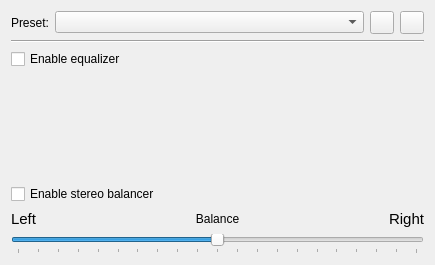
<?xml version="1.0" encoding="UTF-8"?>
<ui version="4.0">
 <class>Equalizer</class>
 <widget class="QDialog" name="Equalizer">
  <property name="geometry">
   <rect>
    <x>0</x>
    <y>0</y>
    <width>435</width>
    <height>265</height>
   </rect>
  </property>
  <property name="windowTitle">
   <string>Equalizer</string>
  </property>
  <property name="windowIcon">
   <iconset resource="../../data/icons.qrc">
    <normaloff>:/icons/64x64/com.goshapps.Orange.png</normaloff>:/icons/64x64/com.goshapps.Orange.png</iconset>
  </property>
  <layout class="QVBoxLayout" name="verticalLayout">
   <item>
    <layout class="QHBoxLayout" name="horizontalLayout">
     <item>
      <widget class="QLabel" name="label_preset">
       <property name="text">
        <string>Preset:</string>
       </property>
      </widget>
     </item>
     <item>
      <widget class="QComboBox" name="preset">
       <property name="sizePolicy">
        <sizepolicy hsizetype="Expanding" vsizetype="Fixed">
         <horstretch>0</horstretch>
         <verstretch>0</verstretch>
        </sizepolicy>
       </property>
      </widget>
     </item>
     <item>
      <widget class="QToolButton" name="preset_save">
       <property name="toolTip">
        <string>Save preset</string>
       </property>
      </widget>
     </item>
     <item>
      <widget class="QToolButton" name="preset_del">
       <property name="toolTip">
        <string>Delete preset</string>
       </property>
      </widget>
     </item>
    </layout>
   </item>
   <item>
    <widget class="Line" name="line">
     <property name="orientation">
      <enum>Qt::Orientation::Horizontal</enum>
     </property>
    </widget>
   </item>
   <item>
    <widget class="QCheckBox" name="enable_equalizer">
     <property name="toolTip">
      <string>You need to restart playback for this setting to take affect.</string>
     </property>
     <property name="text">
      <string>Enable equalizer</string>
     </property>
    </widget>
   </item>
   <item>
    <widget class="QWidget" name="slider_container" native="true">
     <property name="enabled">
      <bool>false</bool>
     </property>
     <property name="sizePolicy">
      <sizepolicy hsizetype="Preferred" vsizetype="Expanding">
       <horstretch>0</horstretch>
       <verstretch>0</verstretch>
      </sizepolicy>
     </property>
     <layout class="QHBoxLayout" name="horizontalLayout_2"/>
    </widget>
   </item>
   <item>
    <widget class="QCheckBox" name="enable_stereo_balancer">
     <property name="toolTip">
      <string>You need to restart playback for this setting to take affect.</string>
     </property>
     <property name="text">
      <string>Enable stereo balancer</string>
     </property>
    </widget>
   </item>
   <item>
    <layout class="QHBoxLayout" name="slider_label_layout">
     <item>
      <widget class="QLabel" name="label_left">
       <property name="font">
        <font>
         <pointsize>11</pointsize>
        </font>
       </property>
       <property name="text">
        <string>Left</string>
       </property>
       <property name="alignment">
        <set>Qt::AlignmentFlag::AlignBottom</set>
       </property>
      </widget>
     </item>
     <item>
      <widget class="QLabel" name="label_balance">
       <property name="text">
        <string>Balance</string>
       </property>
       <property name="alignment">
        <set>Qt::AlignmentFlag::AlignCenter</set>
       </property>
      </widget>
     </item>
     <item>
      <widget class="QLabel" name="label_right">
       <property name="font">
        <font>
         <pointsize>11</pointsize>
        </font>
       </property>
       <property name="text">
        <string>Right</string>
       </property>
       <property name="alignment">
        <set>Qt::AlignmentFlag::AlignBottom|Qt::AlignmentFlag::AlignRight|Qt::AlignmentFlag::AlignTrailing</set>
       </property>
      </widget>
     </item>
    </layout>
   </item>
   <item>
    <widget class="QSlider" name="stereo_balance_slider">
     <property name="minimum">
      <number>-100</number>
     </property>
     <property name="maximum">
      <number>100</number>
     </property>
     <property name="singleStep">
      <number>10</number>
     </property>
     <property name="pageStep">
      <number>100</number>
     </property>
     <property name="orientation">
      <enum>Qt::Orientation::Horizontal</enum>
     </property>
     <property name="tickPosition">
      <enum>QSlider::TickPosition::TicksBelow</enum>
     </property>
     <property name="tickInterval">
      <number>10</number>
     </property>
    </widget>
   </item>
  </layout>
 </widget>
 <tabstops>
  <tabstop>preset</tabstop>
  <tabstop>preset_save</tabstop>
 </tabstops>
 <resources>
  <include location="../../data/icons.qrc"/>
 </resources>
 <connections/>
</ui>
